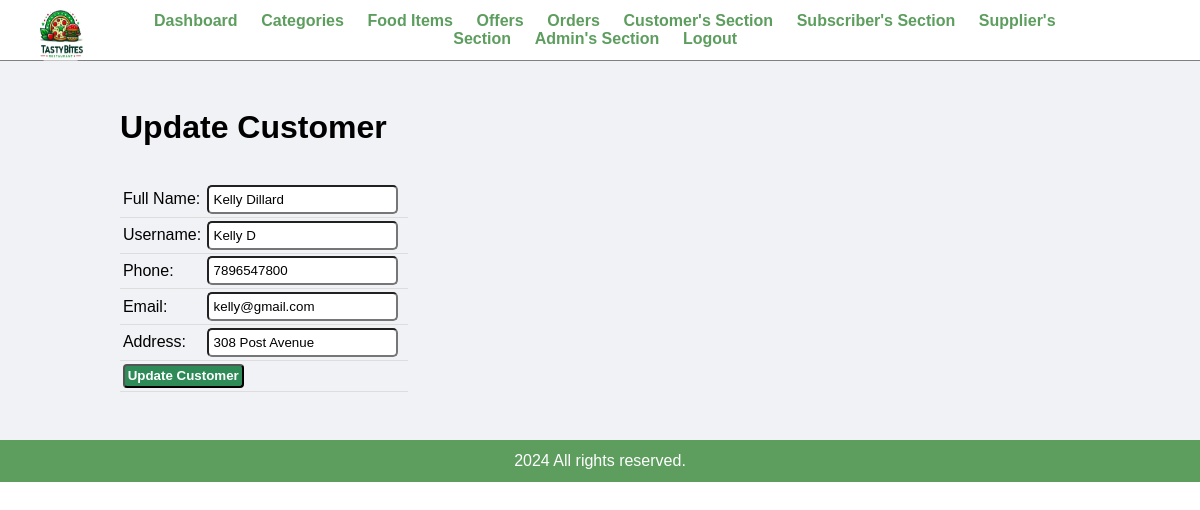
Page /admin/update-customer.php?id=1 (signed in) on the committed database.
### tables this page shows
CREATE TABLE IF NOT EXISTS `tbl_customer` (
  `id` int(10) UNSIGNED NOT NULL AUTO_INCREMENT,
  `full_name` varchar(100) NOT NULL,
  `username` varchar(100) NOT NULL,
  `password` varchar(255) NOT NULL,
  `phone` varchar(20) NOT NULL,
  `email` varchar(150) NOT NULL,
  `address` varchar(255) NOT NULL,
  PRIMARY KEY (`id`)
);

### admin/update-customer.php (the view, shortened to what this page needs)
<?php include('partials/menu.php'); ?>
<div class="main-content">
    <div class="wrapper">
        <h1>Update Customer</h1>
        <br><br>
        <?php
            $id=$_GET['id'];
            $sql="SELECT * FROM tbl_customer WHERE id=$id";
            $res=mysqli_query($conn, $sql);
            if($res==true)
            {
                $count = mysqli_num_rows($res);
                if($count==1)
                {
                    $row=mysqli_fetch_assoc($res);
                    $full_name = $row['full_name'];
                    $username = $row['username'];
                    $phone=$row['phone'];
                    $email=$row['email'];
                    $address=$row['address'];
                }
                else
                {
                    header('location:'.SITEURL.'admin/manage-customer.php');
                }
            }
        ?>
        <form action="" method="POST">
            <table class="tbl-30">
                <tr>
                    <td>Full Name: </td>
                    <td>
                        <input type="text" name="full_name" value="<?php echo $full_name; ?>">
                    </td>
                </tr>
                <tr>
                    <td>Username: </td>
                    <td>
                        <input type="text" name="username" value="<?php echo $username; ?>">
                    </td>
                </tr>
                <tr>
                    <td>Phone: </td>
                    <td>
                        <input type="number" name="phone" value="<?php echo $phone; ?>">
                    </td>
                </tr>
    			<tr>
    		    	<td>Email: </td>
    		    	<td>
    		        	<input type="text" name="email" value="<?php echo $email; ?>">
    		    	</td>
    		 	</tr>
				<tr>
					<td>Address: </td>
					<td>
						<input type="text" name="address" value="<?php echo $address; ?>">
					</td>
				</tr>
                <tr>
                    <td colspan="2">
                        <input type="submit" name="submit" value="Update Customer" class="btn-secondary">
                    </td>
                </tr>
            </table>
        </form>
    </div>
</div>
<?php include('partials/footer.php'); ?>

### css/admin.css (style rules this page uses)
* { margin: 0; padding: 0; font-family: Arial, Helvetica, sans-serif; }
.wrapper { padding: 1%; width: 80%; margin: 0 auto; }
.tbl-30 { width: 30%; }
table { border-collapse: collapse; width: 100%; }
th, td { padding: 8px; text-align: left; border-bottom: 1px solid #ddd; }
table tr td { padding: 1%; }
input { border-radius:4px; padding: 5%; }
.btn-secondary { background-color: #2e8b57; border-radius:4px; padding: 1%; color: white; text-decoration: none; font-weight: bold; }
.main-content { background-color: #f1f2f6; padding: 3% 0; }
input { border-radius:5px; padding:5px; }

### rows in the picture
tbl_customer: full_name "Kelly Dillard", username "Kelly D", phone "7896547800", email "kelly@gmail.com", address "308 Post Avenue"
